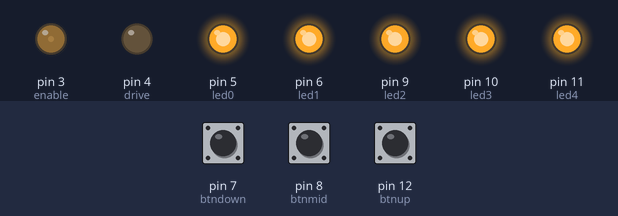
The sketch below on a simulated Arduino Uno, built with avr-gcc and run on an emulated ATmega328P. Shown: output pins drawn as LEDs (lit = HIGH). The inputs (shaded band) are chosen by the test bench; at power-on: pin 7 (btndown) LOW, pin 12 (btnup) LOW, pin 8 (btnmid) LOW.

Above: at 1.2 s.
1.3 s: pin 7 (btndown) pulled HIGH for 1 s
At 3.5 s:
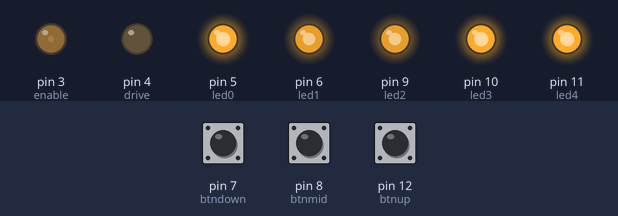
4.3 s: pin 12 (btnup) pulled HIGH for 3.2 s
At 8.6 s:
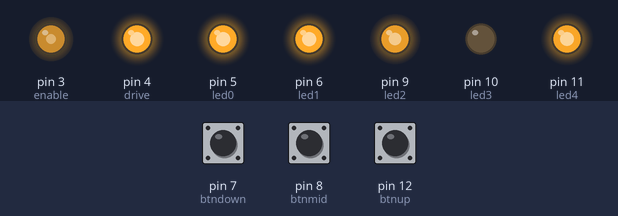
9.0 s: pin 8 (btnmid) pulled HIGH for 0.15 s
At 10.1 s:
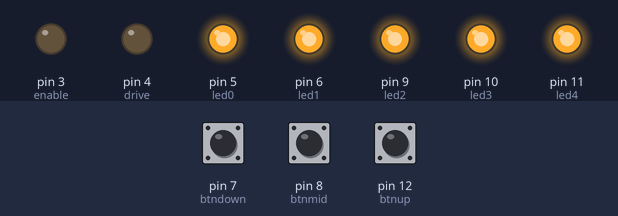
10.6 s: pin 7 (btndown) pulled HIGH for 0.15 s
At 11.4 s:
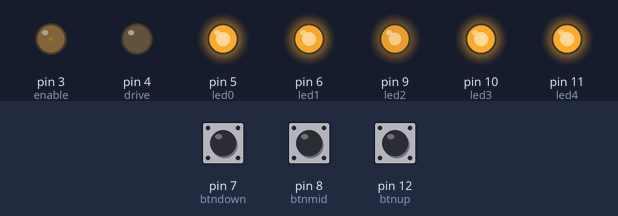
12.2 s: pin 12 (btnup) pulled HIGH for 0.15 s
At 12.7 s:
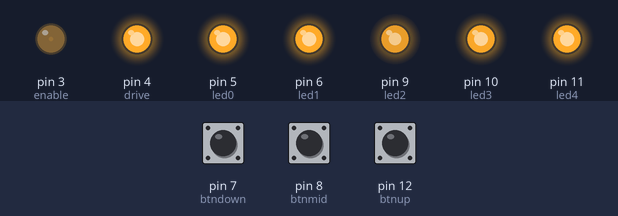
13.8 s: pin 12 (btnup) pulled HIGH for 1 s
At 15.8 s:
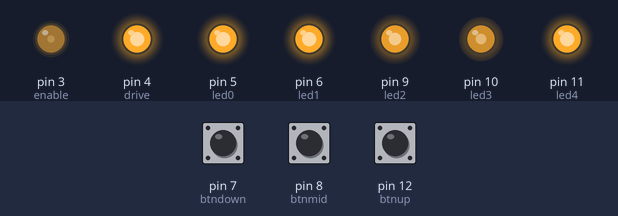
Timing chart, 0 to 17.3 s (numbered marks = the images above; inputs shaded):
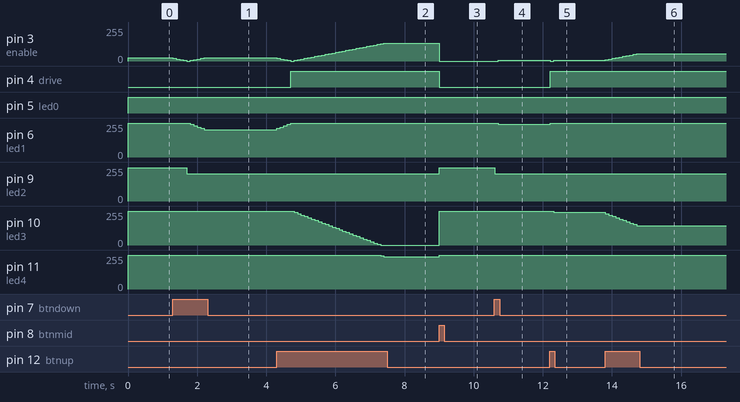

The sketch:

Thermowatch101.ino
```cpp
/*
Thermowatch

Control an H-bridge to drive a peltier hot or cold.
Allows user input on 3 buttons.
Gives feedback through 5 LEDs
*/

const int led0 = 5;     // Coldest LED
const int led1 = 6;
const int led2 = 9;     // Neutral LED
const int led3 = 10;
const int led4 = 11;     // Warmest LED

const int btndown = 7;  // Down button
const int btnmid = 8;   // Neutral button
const int btnup = 12;    // Up button

const int drive = 4;    // Pin that drives H-bridge
const int enable = 3;   // Pin that turns H-bridge on/off

const long debouncedelay = 50;  // Debounce threshold in ms
long lastpress = 0;     // holds last button press time
int peltier = 0;        // -1 is cold, 0 is off, 1 is hot
int strength = 25;       // PWM strength for drive signal
int led0_value;
int led1_value;
int led2_value;
int led3_value;
int led4_value;


boolean validpress = true;  // for valid button presses

// the setup routine runs once when you press reset
void setup()  {
  //declare pins appropriately
  pinMode(led0, OUTPUT);
  pinMode(led1, OUTPUT);
  pinMode(led2, OUTPUT);
  pinMode(led3, OUTPUT);
  pinMode(led4, OUTPUT);
  pinMode(btndown, INPUT);
  pinMode(btnmid, INPUT);
  pinMode(btnup, INPUT);
  pinMode(enable, OUTPUT);
  pinMode(drive, OUTPUT);

  //set initial levels
}


// the loop routine runs in perpetuity
void loop() {
  //Respond to  button press and update LED feedback

  // Check button presses
  int btnup_state = digitalRead(btnup);
  int btnmid_state = digitalRead(btnmid);
  int btndown_state = digitalRead(btndown);

 /*
  // Is  button press valid? Only allow button presses every so often
  if ((millis() - debouncedelay) > lastpress) {
    validpress = true;
  }
  else {
     validpress = false;
  }
  */

  if (validpress == true) {
     // Ready to receive button press, Check button states
     if (btnmid_state == HIGH) {
     // Handle Mid button press
     // Return system to neutral or off state
       strength = 0;
       digitalWrite(enable, LOW);
       peltier = 0;
     }
     else if (btnup_state == HIGH) {
     // Handle Up button press
       if (peltier == 1) {
         // If already in Hot state, increase the power!
         if (strength < 250) {
             strength = strength + 5;
         }
         else {
             strength = 255;
         }
       }
       else {
         // Not in Hot state, decrease power
         if (strength > 5) {
           strength = strength - 5;
         }
         else {
           strength = 0;
           peltier = 1;
         }
       }
     }
      else if (btndown_state == HIGH) {
        // Down button pressed
        if (peltier == -1) {
          // Already in cold state, increase power!
          if (strength < 250) {
            strength = strength + 5;
          }
          else {
             strength = 255;
          }
        }
        else {
          // Not in cold state, decrease power or flip states
          if (strength > 5) {
           strength = strength - 5;
          }
         else {
          strength = 0;
          peltier = -1;
         }
        }
      }
     }


  // Update LED values
  if (peltier == 1) {
   // Hot direction
     led2_value = 50;
     led0_value = 0;
     led1_value = 0;

     if (strength > 127) {
       led3_value = 255;
       led4_value = (strength - 128)*2;
     }
     else {
       led3_value = strength * 2;
       led4_value = 0;
     }
  }
  else if (peltier == -1){
    // Cold direction
     led2_value = 50;
     led3_value = 0;
     led4_value = 0;

     if (strength > 127) {
       led1_value = 255;
       led0_value = (strength - 128)*2;
     }
     else {
       led1_value = strength * 2;
       led0_value = 0;
     }
  }
  else {
    led0_value = 0;
    led1_value = 0;
    led2_value = 5;
    led3_value = 0;
    led4_value = 0;
  }
  // update system
  analogWrite(led0, 255 - led0_value);
  analogWrite(led1, 255 - led1_value);
  analogWrite(led2, 255 - led2_value);
  analogWrite(led3, 255 - led3_value);
  analogWrite(led4, 255 - led4_value);
  analogWrite(enable, strength);
  if (peltier == 1) {
    digitalWrite(drive, HIGH);
  }
  else {
    digitalWrite(drive, LOW);
  }

delay(100);

}
```

Measured:
- after the input at 1.3 s, pin 3 (enable): 25/255 → 20/255 at once, → 15/255 0.10 s later, → 10/255 0.10 s later, → 5/255 0.10 s later, … (10 changes in this stretch); pin 6 (led1): moves from 255/255 to 205/255 over 0.40 s, starting after 0.50 s; pin 9 (led2): 250/255 → 205/255 after 0.40 s
- after the input at 4.3 s, pin 3 (enable): 25/255 → 20/255 at once, → 15/255 0.10 s later, → 10/255 0.10 s later, → 5/255 0.10 s later, … (32 changes in this stretch); pin 4 (drive): LOW → HIGH after 0.40 s
- after the input at 9.0 s, pin 3 (enable): 135/255 → 0/255 at once; pin 4 (drive): HIGH → LOW at once; pin 9 (led2): 205/255 → 250/255 at once; pin 10 (led3): 0/255 → 255/255 at once; pin 11 (led4): 241/255 → 255/255 at once
- after the input at 10.6 s, pin 3 (enable): 0/255 → 5/255 after 0.11 s; pin 6 (led1): 255/255 → 245/255 after 0.11 s; pin 9 (led2): 250/255 → 205/255 at once
- after the input at 12.2 s, pin 3 (enable): 5/255 → 0/255 at once, → 5/255 0.10 s later; pin 4 (drive): LOW → HIGH at once; pin 6 (led1): 245/255 → 255/255 at once; pin 10 (led3): 255/255 → 245/255 after 0.11 s
- after the input at 13.8 s, pin 3 (enable): moves from 5/255 to 55/255 over 0.90 s, starting at once; pin 10 (led3): moves from 245/255 to 145/255 over 0.90 s, starting at once
